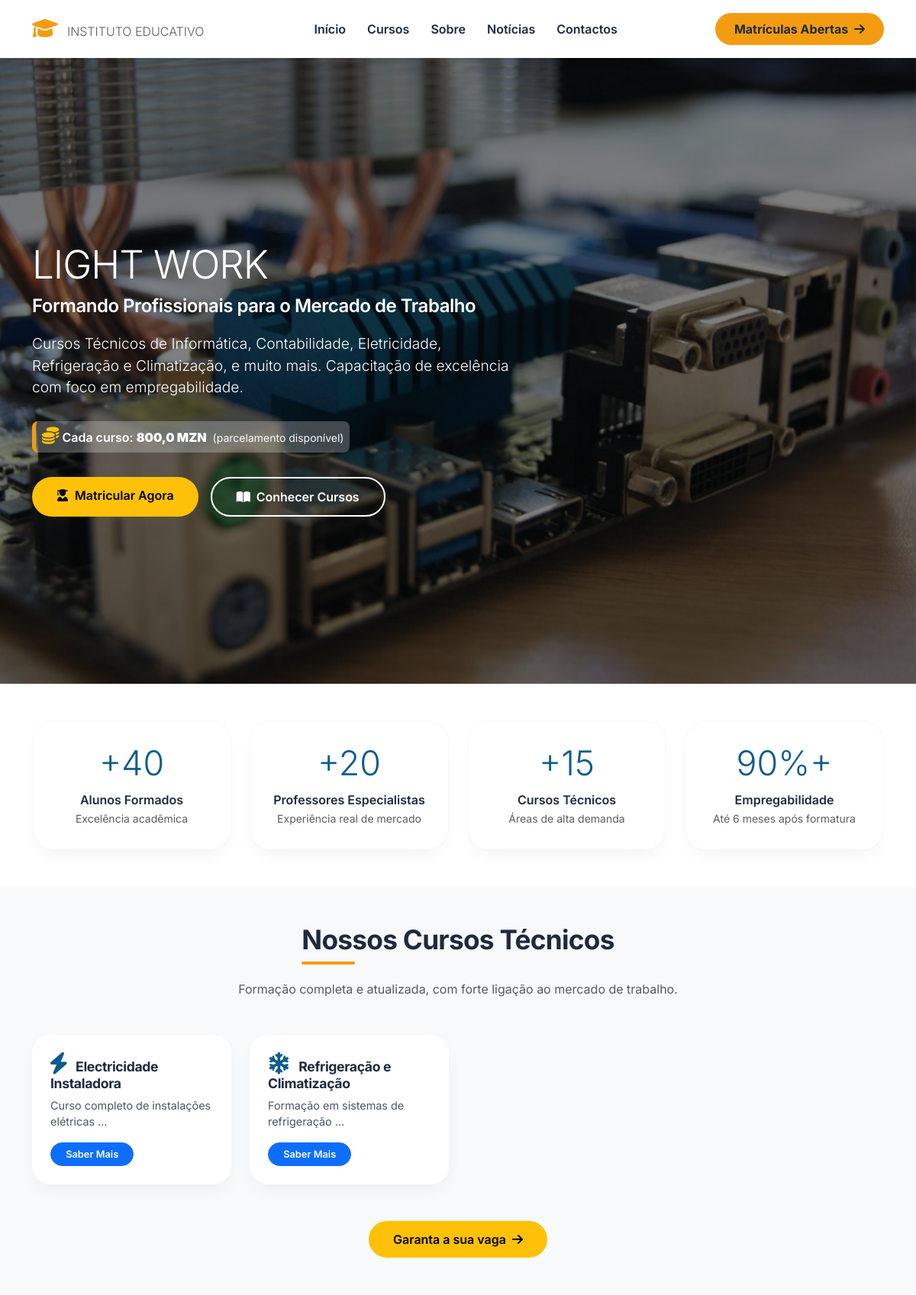
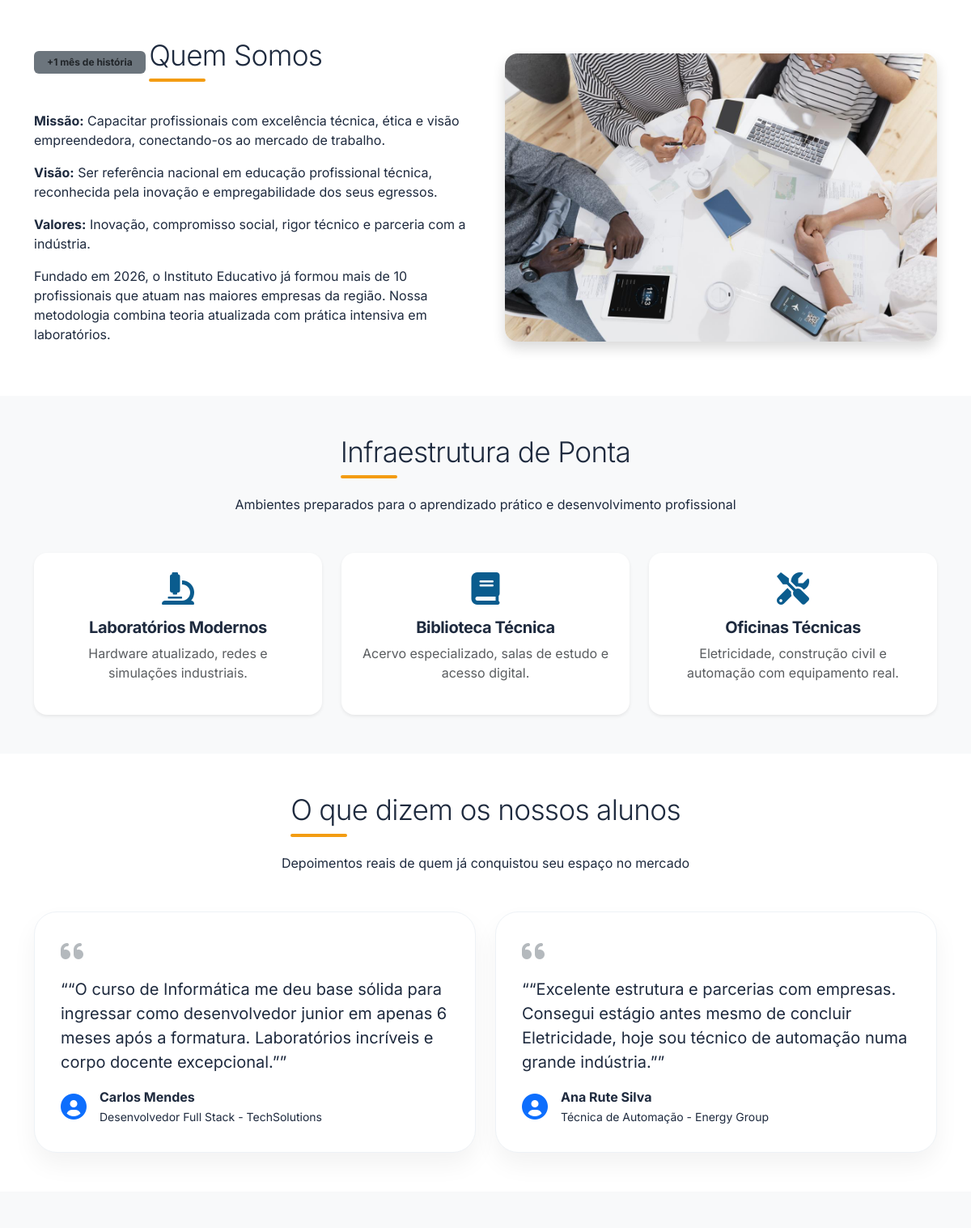
The page / (upper part) on the database its author committed (2 pictures, top to bottom).
### website/models.py (models this page shows, shortened)
class ImagemCarrossel(models.Model):
    secao_hero = models.ForeignKey(
        'SecaoHero',
        on_delete=models.CASCADE,
        related_name='imagens_carrossel'
    )
    imagem = models.ImageField(
        upload_to='carrossel/%Y/%m/',  # Ex: carrossel/2026/06/
        validators=[FileExtensionValidator(['jpg', 'jpeg', 'png', 'gif', 'webp'])],
        max_length=255,
        help_text="Formatos permitidos: JPG, JPEG, PNG, GIF, WEBP"
    )
    alt = models.CharField(max_length=255, verbose_name="Texto alternativo")
    ativo = models.BooleanField(default=False, verbose_name="Ativo no carrossel")
    class Meta:
        verbose_name = "Imagem do Carrossel"
        verbose_name_plural = "Imagens do Carrossel"
        ordering = ['-ativo', 'id']  # Ativos primeiro

class SecaoHero(models.Model):
    titulo = models.CharField(max_length=100, default="LIGHT WORK")
    subtitulo = models.CharField(max_length=200, default="Formando Profissionais para o Mercado de Trabalho")
    descricao = models.TextField(
        default="Cursos Técnicos de Informática, Contabilidade, Eletricidade, "
                "Refrigeração e Climatização, e muito mais. Capacitação de excelência com foco em empregabilidade."
    )
    preco = models.FloatField(default=800.0)
    rotulo_preco = models.CharField(max_length=50, default="Cada curso")
    info_parcelamento = models.CharField(max_length=100, default="parcelamento disponível")
    texto_botao_primario = models.CharField(max_length=50, default="Matricular Agora")
    link_botao_primario = models.CharField(max_length=255, default="{% url 'matricula' %}")
    texto_botao_secundario = models.CharField(max_length=50, default="Conhecer Cursos")
    link_botao_secundario = models.CharField(max_length=200, default="#cursos")
    class Meta:
        verbose_name = "Seção Hero"
        verbose_name_plural = "Seções Hero"

class ItemEstatistica(models.Model):
    secao_estatisticas = models.ForeignKey(SecaoEstatisticas, on_delete=models.CASCADE, related_name='itens')
    numero = models.CharField(max_length=20)  # "+2.000"
    rotulo = models.CharField(max_length=100)  # "Alunos Formados"
    descricao = models.CharField(max_length=200, blank=True, default="")
    class Meta:
        verbose_name = "Item Estatístico"
        verbose_name_plural = "Itens Estatísticos"

class SecaoCursos(models.Model):
    titulo = models.CharField(max_length=100, default="Nossos Cursos Técnicos")
    subtitulo = models.CharField(max_length=200, default="Formação completa e atualizada, com forte ligação ao mercado de trabalho.")
    texto_chamada = models.CharField(max_length=100, default="Garanta a sua vaga")
    link_chamada = models.CharField(max_length=200, default="index2.html#matriculas")
    class Meta:
        verbose_name = "Seção Cursos"
        verbose_name_plural = "Seções Cursos"

class Curso(models.Model):
    secao_cursos = models.ForeignKey(SecaoCursos, on_delete=models.CASCADE, related_name='cursos')
    nome = models.CharField(max_length=100)
    icone = models.CharField(max_length=50)  # "fa-bolt"
    descricao = models.TextField()
    imagem = models.ImageField(max_length=255)  # caminho da imagem
    duracao = models.CharField(max_length=50)  # "2 meses (72 horas)"
    pre_requisitos = models.CharField(max_length=200)  # "Ensino básico completo (9ª classe)"
    preco = models.CharField(max_length=20)  # "800 MZN"
    class Meta:
        verbose_name = "Curso"
        verbose_name_plural = "Cursos"

class SecaoSobre(models.Model):
    texto_distintivo = models.CharField(max_length=100, default="+1 mês de história")
    titulo = models.CharField(max_length=100, default="Quem Somos")
    missao = models.TextField(
        default="Capacitar profissionais com excelência técnica, ética e visão "
                "empreendedora, conectando-os ao mercado de trabalho."
    )
    visao = models.TextField(
        default="Ser referência nacional em educação profissional técnica, "
                "reconhecida pela inovação e empregabilidade dos seus egressos."
    )
    valores = models.TextField(default="Inovação, compromisso social, rigor técnico e parceria com a indústria.")
    historia = models.TextField(
        default="Fundado em 2026, o Instituto Educativo já formou mais de 10 profissionais "
                "que atuam nas maiores empresas da região. Nossa metodologia combina "
                "teoria atualizada com prática intensiva em laboratórios."
    )
    imagem = models.ImageField(
        upload_to='sobre/%Y/%m/',  # ex: sobre/2026/06/
        validators=[FileExtensionValidator(['jpg', 'jpeg', 'png', 'gif', 'webp'])],
        max_length=255,
        blank=True,
        null=True,
        help_text="Formatos permitidos: JPG, JPEG, PNG, GIF, WEBP"
    )
    class Meta:
        verbose_name = "Seção Sobre"
        verbose_name_plural = "Seções Sobre"
    @property
    def url_imagem(self):
        return self.imagem.url if self.imagem else ''

class SecaoInfraestrutura(models.Model):
    titulo = models.CharField(max_length=100, default="Infraestrutura de Ponta")
    subtitulo = models.CharField(max_length=200, default="Ambientes preparados para o aprendizado prático e desenvolvimento profissional")
    class Meta:
        verbose_name = "Seção Infraestrutura"
        verbose_name_plural = "Seções Infraestrutura"

class ItemInfraestrutura(models.Model):
    secao_infraestrutura = models.ForeignKey(SecaoInfraestrutura, on_delete=models.CASCADE, related_name='itens')
    icone = models.CharField(max_length=50)  # "fa-microscope"
    titulo = models.CharField(max_length=100)
    descricao = models.CharField(max_length=200)
    class Meta:
        verbose_name = "Item de Infraestrutura"
        verbose_name_plural = "Itens de Infraestrutura"

class SecaoDepoimentos(models.Model):
    titulo = models.CharField(max_length=100, default="O que dizem os nossos alunos")
    subtitulo = models.CharField(max_length=200, default="Depoimentos reais de quem já conquistou seu espaço no mercado")
    class Meta:
        verbose_name = "Seção Depoimentos"
        verbose_name_plural = "Seções Depoimentos"

class Depoimento(models.Model):
    secao_depoimentos = models.ForeignKey(SecaoDepoimentos, on_delete=models.CASCADE, related_name='depoimentos')
    citacao = models.TextField()
    autor_nome = models.CharField(max_length=100)
    autor_cargo = models.CharField(max_length=100)
    icone_avatar = models.CharField(max_length=50, default="fas fa-user-circle")  # ou URL
    class Meta:
        verbose_name = "Depoimento"
        verbose_name_plural = "Depoimentos"

### website/views.py (the view)
# urls.py: path('', views.home, name='home'),
def home(request):
    hero = SecaoHero.objects.first()
    imagens_carrossel = ImagemCarrossel.objects.filter(secao_hero=hero).order_by('-ativo', 'id') if hero else []
    estatisticas = SecaoEstatisticas.objects.first()
    itens_estatistica = ItemEstatistica.objects.filter(secao_estatisticas=estatisticas) if estatisticas else []
    secao_cursos = SecaoCursos.objects.first()
    cursos = Curso.objects.filter(secao_cursos=secao_cursos) if secao_cursos else []
    sobre = SecaoSobre.objects.first()
    secao_infra = SecaoInfraestrutura.objects.first()
    itens_infra = ItemInfraestrutura.objects.filter(secao_infraestrutura=secao_infra) if secao_infra else []
    secao_depoimentos = SecaoDepoimentos.objects.first()
    depoimentos = Depoimento.objects.filter(secao_depoimentos=secao_depoimentos) if secao_depoimentos else []
    matriculas = SecaoMatriculas.objects.first()
    contacto = InformacaoContacto.objects.first()
    rodape = SecaoRodape.objects.first()
    links_sociais = LinkSocial.objects.filter(secao_rodape=rodape) if rodape else []
    links_rapidos = LinkRapido.objects.filter(secao_rodape=rodape) if rodape else []
    links_suporte = LinkSuporte.objects.filter(secao_rodape=rodape) if rodape else []
    context = {
        'hero': hero,
        'imagens_carrossel': imagens_carrossel,
        'itens_estatistica': itens_estatistica,
        'secao_cursos': secao_cursos,
        'cursos': cursos,
        'sobre': sobre,
        'itens_infra': itens_infra,
        'secao_infra': secao_infra,
        'depoimentos': depoimentos,
        'secao_depoimentos': secao_depoimentos,
        'matriculas': matriculas,
        'contacto': contacto,
        'rodape': rodape,
        'links_sociais': links_sociais,
        'links_rapidos': links_rapidos,
        'links_suporte': links_suporte,
    }
    return render(request, 'web/index.html', context)

### templates/web/index.html (shortened to what this page needs)
{% extends 'base.html' %}
{% load static %}
{% block content %}
    <section id="home" class="hero position-relative overflow-hidden">
    <div id="heroCarousel" class="carousel slide carousel-fade h-100 w-100"
         data-bs-ride="carousel" style="position: absolute; top: 0; left: 0; z-index: 0;">
        <div class="carousel-inner h-100">
            {% for imagem in imagens_carrossel %}
            <div class="carousel-item {% if forloop.first %}active{% endif %} h-100">
                <img src="{{ imagem.imagem.url }}" class="d-block w-100 h-100 object-fit-cover" alt="{{ imagem.alt }}">
            </div>
            {% empty %}
            <div class="carousel-item active h-100">
                <img src="{% static 'img/fallback.jpg' %}" class="d-block w-100 h-100 object-fit-cover" alt="Imagem padrão">
            </div>
            {% endfor %}
        </div>
    </div>
    <div class="hero-overlay" style="position: absolute; top: 0; left: 0; width: 100%; height: 100%;
         background: rgba(0,0,0,0.5); z-index: 1;"></div>
    <div class="container position-relative" style="z-index: 2; min-height: 80vh; display: flex; align-items: center;">
        <div class="row align-items-center g-4">
            <div class="col-lg-7 text-white">
                <h1 class="fw-light text-white">{{ hero.titulo }}</h1>
                <h4 class="text-white">{{ hero.subtitulo }}</h4>
                <p class="lead text-white">{{ hero.descricao }}</p>
                <div class="price-badge mb-3 bg-light bg-opacity-25 p-2 rounded-3 d-inline-block">
                    <i class="fas fa-coins text-warning"></i>
                    <span>{{ hero.rotulo_preco }}: <strong class="text-white">{{ hero.preco }} MZN</strong></span>
                    <span class="text-light small fw-normal ms-1">({{ hero.info_parcelamento }})</span>
                </div>
                <div class="d-flex flex-wrap gap-3 mt-3">
                    <a href="{{ hero.link_botao_primario }}" class="btn btn-primary-custom">
                        <i class="fas fa-user-graduate me-2"></i>{{ hero.texto_botao_primario }}
                    </a>
                    <a href="{{ hero.link_botao_secundario }}" class="btn btn-outline-custom border-white text-white">
                        <i class="fas fa-book-open me-2"></i>{{ hero.texto_botao_secundario }}
                    </a>
                </div>
            </div>
        </div>
    </div>
</section>
    <section class="py-5 bg-white">
        <div class="container">
            <div class="row text-center g-4">
                {% for item in itens_estatistica %}
                <div class="col-md-3 col-sm-6">
                    <div class="stat-card">
                        <div class="fw-light stat-number">{{ item.numero }}</div>
                        <div class="mt-2 fw-semibold">{{ item.rotulo }}</div>
                        <small class="text-muted">{{ item.descricao }}</small>
                    </div>
                </div>
                {% endfor %}
            </div>
        </div>
    </section>
    <section id="cursos" class="py-5 bg-light">
        <div class="container">
            <div class="text-center mb-5">
                <h2 class="section-title">{{ secao_cursos.titulo }}</h2>
                <p class="text-muted">{{ secao_cursos.subtitulo }}</p>
            </div>
            <div class="row g-4">
                {% for curso in cursos %}
                <div class="col-lg-3 col-md-4 col-sm-6">
                    <div class="course-card">
                        <div class="card-body">
                            <h4><i class="fas {{ curso.icone }} course-icon"></i> {{ curso.nome }}</h4>
                            <p>{{ curso.descricao|truncatewords:5 }}</p>
                            <a href="{% url 'curso_detalhe' curso.id %}" class="btn btn-primary btn-sm">Saber Mais</a>
                        </div>
                    </div>
                </div>
                {% endfor %}
            </div>
            <div class="text-center mt-5">
                <a href="{% url 'matricula_create' %}" class="btn btn-primary-custom">
                    {{ secao_cursos.texto_chamada }} <i class="fas fa-arrow-right ms-1"></i>
                </a>
            </div>
        </div>
    </section>
    <section id="sobre" class="py-5">
        <div class="container">
            <div class="row align-items-center g-5">
                <div class="col-lg-6 order-lg-1 order-2">
                    <span class="badge bg-secondary text-dark mb-3 px-3 py-2">{{ sobre.texto_distintivo }}</span>
                    <h2 class="fw-light section-title">{{ sobre.titulo }}</h2>
                    <p class="mt-3"><strong>Missão:</strong> {{ sobre.missao }}</p>
                    <p><strong>Visão:</strong> {{ sobre.visao }}</p>
                    <p><strong>Valores:</strong> {{ sobre.valores }}</p>
                    <p class="mt-3">{{ sobre.historia }}</p>
                </div>
                <div class="col-lg-6 order-lg-2 order-1">
                    <img src="{{ sobre.url_imagem }}" class="img-fluid rounded-4 shadow" alt="equipe e alunos">
                </div>
            </div>
        </div>
    </section>
    <section class="py-5 bg-light">
        <div class="container">
            <div class="text-center mb-5">
                <h2 class="fw-light section-title">{{ secao_infra.titulo }}</h2>
                <p>{{ secao_infra.subtitulo }}</p>
            </div>
            <div class="row g-4 text-center">
                {% for item in itens_infra %}
                <div class="col-md-6 col-lg-4">
                    <div class="p-4 bg-white rounded-4 shadow-sm h-100">
                        <i class="fas {{ item.icone }} infra-icon"></i>
                        <h5>{{ item.titulo }}</h5>
                        <p class="text-muted">{{ item.descricao }}</p>
                    </div>
                </div>
                {% endfor %}
            </div>
        </div>
    </section>
    <section class="py-5 bg-white">
        <div class="container">
            <div class="text-center mb-5">
                <h2 class="fw-light section-title">{{ secao_depoimentos.titulo }}</h2>
                <p>{{ secao_depoimentos.subtitulo }}</p>
            </div>
            <div class="row g-4">
                {% for depoimento in depoimentos %}
                <div class="col-md-6">
                    <div class="testimonial-card h-100">
                        <i class="fas fa-quote-left fa-2x text-secondary opacity-50 mb-3"></i>
                        <p class="fs-5">“{{ depoimento.citacao }}”</p>
                        <div class="d-flex align-items-center mt-3">
                            <i class="fas {{ depoimento.icone_avatar }} fa-2x me-3 text-primary"></i>
                            <div>
                                <strong>{{ depoimento.autor_nome }}</strong><br>
                                <small>{{ depoimento.autor_cargo }}</small>
                            </div>
                        </div>
                    </div>
                </div>
                {% endfor %}
            </div>
        </div>
    </section>
    <section id="matriculas" class="py-5 bg-light">
    </section>
{% endblock %}

### rows shown on the page
ImagemCarrossel: imagem (picture)
SecaoHero: titulo "LIGHT WORK", subtitulo "Formando Profissionais para o Mercado de Trabalho", descricao "Cursos Técnicos de Informática, Contabilidade, Eletricidade, Refrigeração e Climatização, e muito mais. Capacitação de excelência com foco em empregabilidade.", rotulo_preco "Cada curso", preco "800,0", info_parcelamento "parcelamento disponível", texto_botao_primario "Matricular Agora", texto_botao_secundario "Conhecer Cursos"
ItemEstatistica: numero "+40", rotulo "Alunos Formados", descricao "Excelência acadêmica"
ItemEstatistica: numero "+20", rotulo "Professores Especialistas", descricao "Experiência real de mercado"
ItemEstatistica: numero "+15", rotulo "Cursos Técnicos", descricao "Áreas de alta demanda"
ItemEstatistica: numero "90%+", rotulo "Empregabilidade", descricao "Até 6 meses após formatura"
SecaoCursos: titulo "Nossos Cursos Técnicos", subtitulo "Formação completa e atualizada, com forte ligação ao mercado de trabalho.", texto_chamada "Garanta a sua vaga"
Curso: nome "Electricidade Instaladora", descricao "Curso completo de instalações elétricas …"
Curso: nome "Refrigeração e Climatização", descricao "Formação em sistemas de refrigeração …"
SecaoSobre: texto_distintivo "+1 mês de história", titulo "Quem Somos", missao "Capacitar profissionais com excelência técnica, ética e visão empreendedora, conectando-os ao mercado de trabalho.", visao "Ser referência nacional em educação profissional técnica, reconhecida pela inovação e empregabilidade dos seus egressos.", valores "Inovação, compromisso social, rigor técnico e parceria com a indústria.", historia "Fundado em 2026, o Instituto Educativo já formou mais de 10 profissionais que atuam nas maiores empresas da região. Nossa metodologia combina teoria atualizada com prática intensiva em laboratórios.", url_imagem (picture)
SecaoInfraestrutura: titulo "Infraestrutura de Ponta", subtitulo "Ambientes preparados para o aprendizado prático e desenvolvimento profissional"
ItemInfraestrutura: titulo "Laboratórios Modernos", descricao "Hardware atualizado, redes e simulações industriais."
ItemInfraestrutura: titulo "Biblioteca Técnica", descricao "Acervo especializado, salas de estudo e acesso digital."
ItemInfraestrutura: titulo "Oficinas Técnicas", descricao "Eletricidade, construção civil e automação com equipamento real."
SecaoDepoimentos: titulo "O que dizem os nossos alunos", subtitulo "Depoimentos reais de quem já conquistou seu espaço no mercado"
Depoimento: citacao "“O curso de Informática me deu base sólida para ingressar como desenvolvedor junior em apenas 6 meses após a formatura. Laboratórios incríveis e corpo docente excepcional.”", autor_nome "Carlos Mendes", autor_cargo "Desenvolvedor Full Stack - TechSolutions"
Depoimento: citacao "“Excelente estrutura e parcerias com empresas. Consegui estágio antes mesmo de concluir Eletricidade, hoje sou técnico de automação numa grande indústria.”", autor_nome "Ana Rute Silva", autor_cargo "Técnica de Automação - Energy Group"
